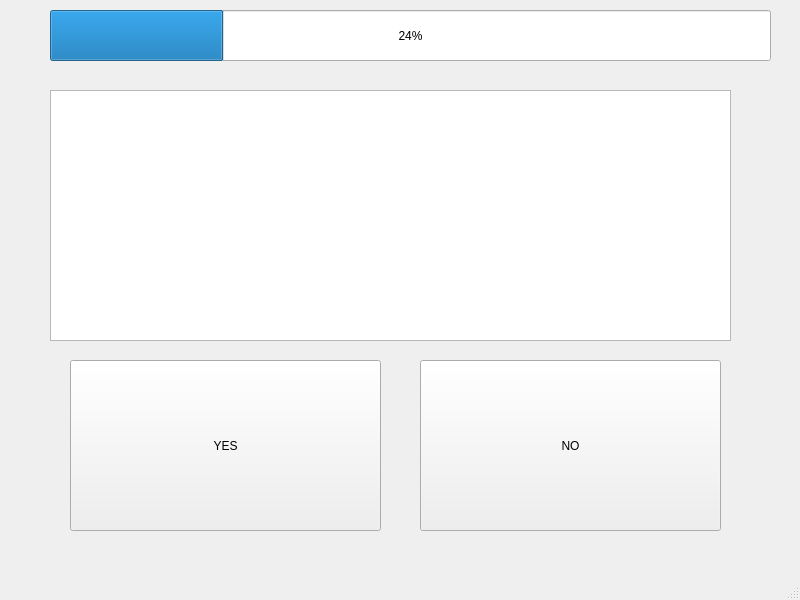
<?xml version="1.0" encoding="UTF-8"?>
<ui version="4.0">
 <class>MainWindow</class>
 <widget class="QMainWindow" name="MainWindow">
  <property name="geometry">
   <rect>
    <x>0</x>
    <y>0</y>
    <width>800</width>
    <height>600</height>
   </rect>
  </property>
  <property name="windowTitle">
   <string>MainWindow</string>
  </property>
  <widget class="QWidget" name="centralwidget">
   <widget class="QTextEdit" name="textfield">
    <property name="geometry">
     <rect>
      <x>50</x>
      <y>90</y>
      <width>681</width>
      <height>251</height>
     </rect>
    </property>
    <property name="cursor" stdset="0">
     <cursorShape>ForbiddenCursor</cursorShape>
    </property>
    <property name="autoFillBackground">
     <bool>false</bool>
    </property>
    <property name="styleSheet">
     <string notr="true">font: 36pt &quot;Algerian&quot;;</string>
    </property>
    <property name="readOnly">
     <bool>true</bool>
    </property>
   </widget>
   <widget class="QPushButton" name="yesbutton">
    <property name="geometry">
     <rect>
      <x>70</x>
      <y>360</y>
      <width>311</width>
      <height>171</height>
     </rect>
    </property>
    <property name="styleSheet">
     <string notr="true">font: 48pt &quot;Agency FB&quot;;</string>
    </property>
    <property name="text">
     <string>YES</string>
    </property>
   </widget>
   <widget class="QPushButton" name="nobutton">
    <property name="geometry">
     <rect>
      <x>420</x>
      <y>360</y>
      <width>301</width>
      <height>171</height>
     </rect>
    </property>
    <property name="styleSheet">
     <string notr="true">font: 48pt &quot;Agency FB&quot;;</string>
    </property>
    <property name="text">
     <string>NO</string>
    </property>
   </widget>
   <widget class="QProgressBar" name="progress">
    <property name="geometry">
     <rect>
      <x>50</x>
      <y>10</y>
      <width>721</width>
      <height>51</height>
     </rect>
    </property>
    <property name="value">
     <number>24</number>
    </property>
   </widget>
  </widget>
  <widget class="QMenuBar" name="menubar">
   <property name="geometry">
    <rect>
     <x>0</x>
     <y>0</y>
     <width>800</width>
     <height>26</height>
    </rect>
   </property>
  </widget>
  <widget class="QStatusBar" name="statusbar"/>
 </widget>
 <resources/>
 <connections/>
</ui>
